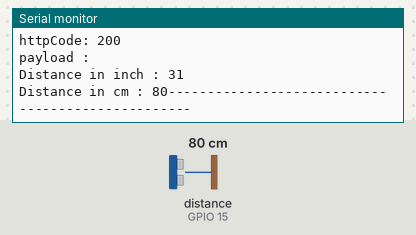
A sketch run on a simulated ESP32. On the bench: the last lines printed to the serial monitor. Wiring (inferred from the names in the program): ultrasonic range finder: trigger GPIO 15; echo GPIO 15. The inputs (shaded band) are chosen by the test bench; at power-on: distance to the obstacle (sensor on GPIO 15) 80 cm. The echo pulse lasts 58.3 µs per cm; WiFi joins after 1.5 s; servers stay silent unless stated; uploads are accepted with an empty reply.

Above: at 3.7 s.
3.8 s: distance to the obstacle (sensor on GPIO 15) set to 2 cm
At 6.5 s:
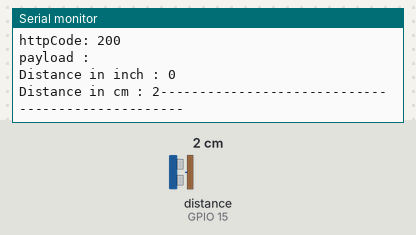
6.9 s: distance to the obstacle (sensor on GPIO 15) set to 4 cm
At 8.4 s:
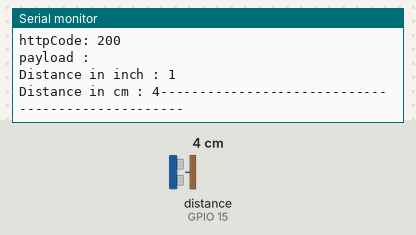
Timing chart, 0 to 9.9 s (numbered marks = the images above; inputs shaded):
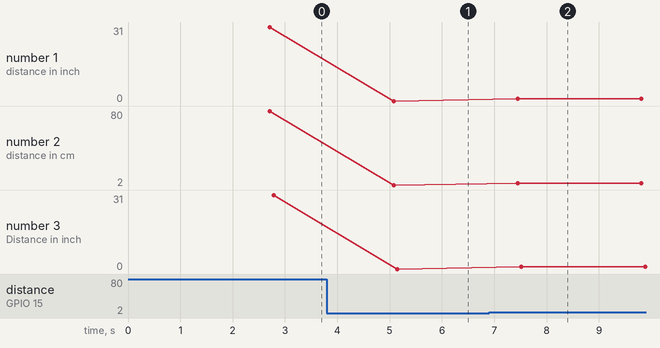

Measured:
- after the input at 3.8 s, the serial monitor: prints a new line after 1.3 s (image 1)
- after the input at 6.9 s, the serial monitor: prints a new line after 0.55 s (image 2)
- plotted number 1: 31 → 0 after the input at 3.8 s, 0 → 1 after the input at 6.9 s
- plotted number 2: 80 → 2 after the input at 3.8 s, 2 → 4 after the input at 6.9 s
- plotted number 3: 31 → 0 after the input at 3.8 s, 0 → 1 after the input at 6.9 s

The sketch:

distance_ultrasonic_pushTo_mySql_esp32.ino
```cpp
#include <WiFi.h>
#include <HTTPClient.h>


String URL = "http://192.168.227.59/ultrasonic_project/test_data.php";

const char* ssid = "vivo V21e 5G";
const char* password = "12345678";
const int pingPin = 15;

//int iter=0;

void setup() {
  Serial.begin(9600);

  connectWiFi();
}

void loop() {
  int duration, inches, cm;

  if(WiFi.status() != WL_CONNECTED) {
    connectWiFi();
  }

  pinMode(pingPin, OUTPUT);
  digitalWrite(pingPin, LOW);
  delayMicroseconds(2);
  digitalWrite(pingPin, HIGH);
  delayMicroseconds(5);
  digitalWrite(pingPin, LOW);

  pinMode(pingPin, INPUT);
  duration = pulseIn(pingPin, HIGH);

  // convert the time into a distance
  inches = microsecondsToInches(duration);
  cm = microsecondsToCentimeters(duration);

  String postData = "distance_in_inch=" + String(inches) + "&distance_in_cm=" + String(cm);

  HTTPClient http;
  http.begin(URL);
  http.addHeader("Content-Type", "application/x-www-form-urlencoded");

  int httpCode = http.POST(postData);
  String payload = http.getString();

  Serial.print("URL : "); Serial.println(URL);
  Serial.print("Data: "); Serial.println(postData);
  Serial.print("httpCode: "); Serial.println(httpCode);
  Serial.print("payload : "); Serial.println(payload);
  Serial.print("Distance in inch : " + String(inches) + "\n");
  Serial.print("Distance in cm : " + String(cm));
  Serial.println("--------------------------------------------------");
  // iter++;
  // if(iter>10)
  //   return;
  delay(2000);
}


void connectWiFi() {
  WiFi.mode(WIFI_OFF);
  delay(1000);
  //This line hides the viewing of ESP as wifi hotspot
  WiFi.mode(WIFI_STA);

  WiFi.begin(ssid, password);
  Serial.println("Connecting to WiFi");

  while (WiFi.status() != WL_CONNECTED) {
    delay(500);
    Serial.print(".");
  }

  Serial.print("connected to : "); Serial.println(ssid);
  Serial.print("IP address: "); Serial.println(WiFi.localIP());
}

int microsecondsToInches(int microseconds) {

  return microseconds / 74 / 2;
}

int microsecondsToCentimeters(int microseconds) {
  return microseconds / 29 / 2;
}
```
